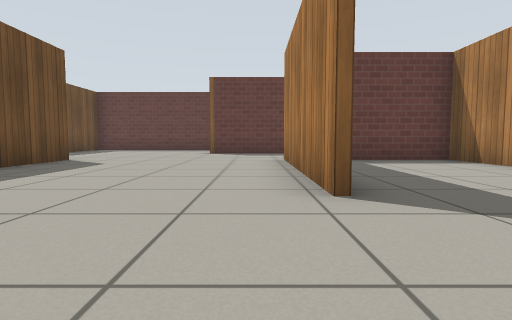
View 1 (above)

16 first-person views from a walk through a world built for the Gazebo simulator. The camera is 0.5 m above the floor, tilts 4° down and sees 80° across. The floor is counted in squares, 1 m on a side. Each view is taken from the middle of a square. On the plan, view 1 faces up. The plan holds only what a view shows up to about 9 squares ahead; the rest is blank. Gazebo's built-in surfaces are drawn with simple patterns.

View 2
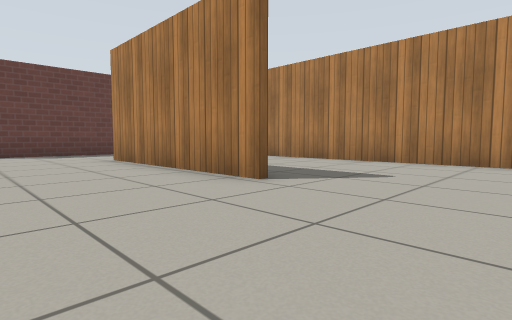

View 3
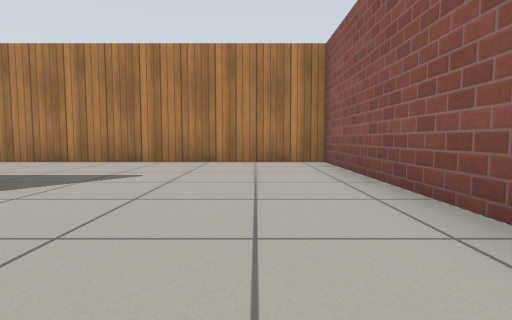

View 4
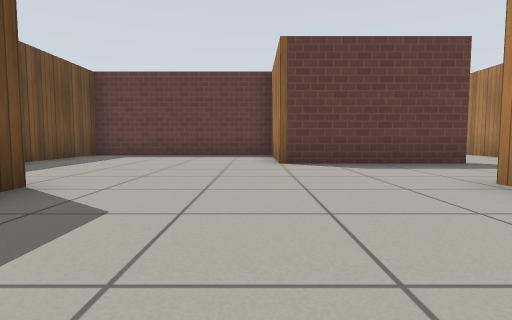

View 5
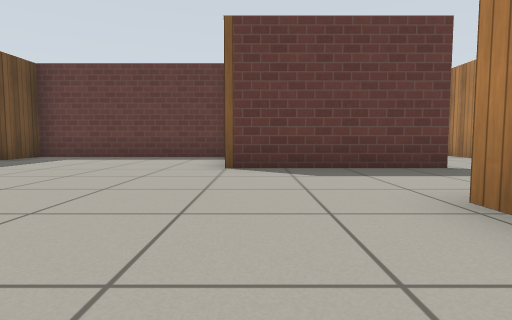

View 6
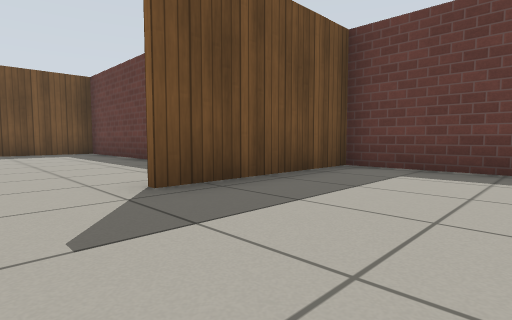

View 7
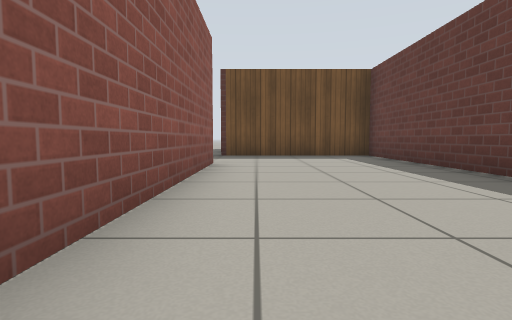

View 8
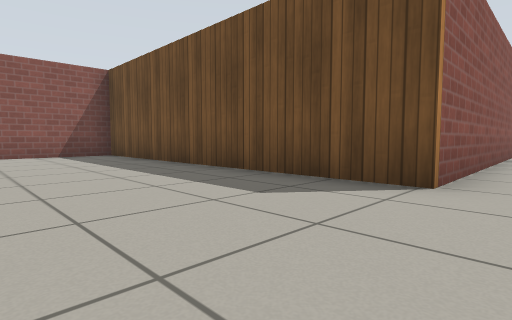

View 9
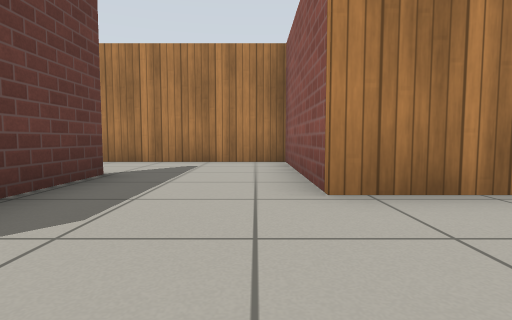

View 10
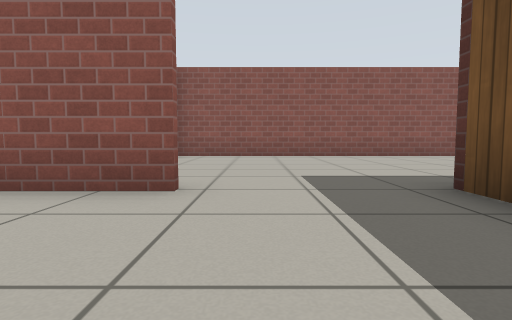

View 11
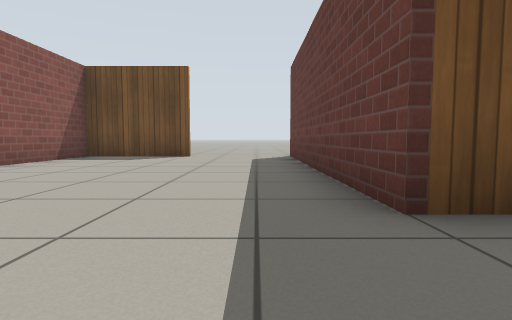

View 12
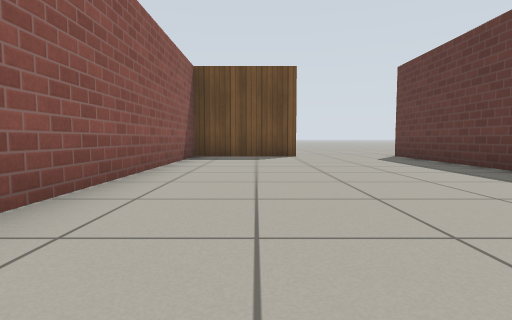

View 13
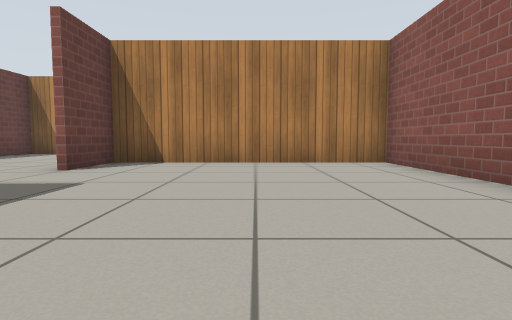

View 14
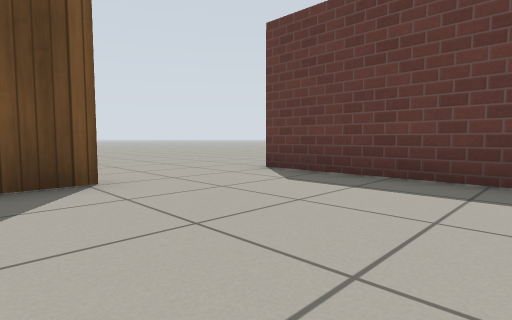

View 15
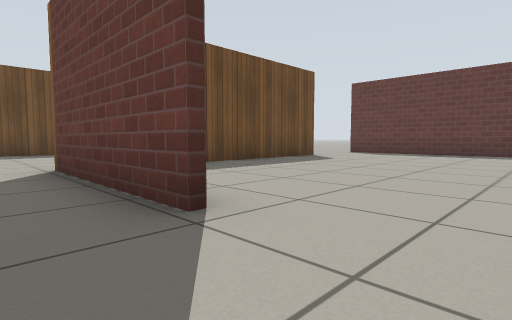

View 16
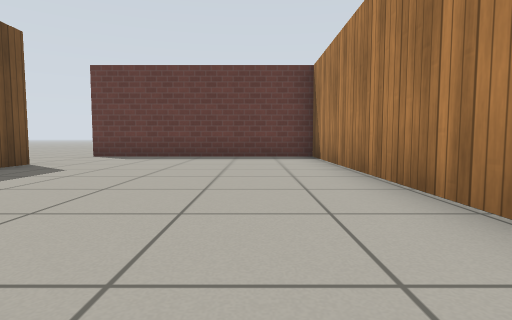

### Floor plan
Ten units are one square. View 1 is at (0, 0); x grows to the right and y downward. Boxes are objects, and circles mark ways between rooms. Rooms are numbered by the first view taken in them; rooms with no view inside come last. Other rooms are left out.
<svg viewBox="-230 -200 281 220">
<path fill="none" stroke="#000" d="M7 -25 7 -74 24 -74M23 -101 -15 -101 -15 -133 -69 -133 -69 -94M-79 -113 -84 -113M46 -72 22 -72M-99 -113 -150 -113 -150 -70M-122 -71 -44 -71 -44 15 46 15 46 -70M-150 -70 -217 -70M-216 -43 -216 -13 -106 -13 -106 -70 -122 -70M24 -74 46 -74M46 -70 46 -105M-14 -169 -14 -128M46 -105 46 -195 -16 -195"/>
<circle cx="-135" cy="-70" r="3" fill="#2a7"/>
<circle cx="15" cy="-85" r="3" fill="#2a7"/>
<circle cx="35" cy="-100" r="3" fill="#2a7"/>
<text x="-30" y="-60">1</text>
<text x="-170" y="-40">2</text>
<text x="30" y="-90">3</text>
<text x="20" y="-150">4</text>
</svg>
Room 1 opens to room 2. Room 1 opens to room 3. Room 3 opens to room 4.

Where each view was taken, in squares from view 1:
view 1: 0 up, 0 right, facing up
view 2: 0 up, 2 left, facing up-right
view 3: 0 up, 2 left, facing right
view 4: 4 up, 2 left, facing up
view 5: 5 up, 1 left, facing up
view 6: 8 up, 4 left, facing up-left
view 7: 8 up, 6 left, facing left
view 8: 8 up, 1 left, facing down-left
view 9: 8 up, 2 left, facing right
view 10: 10 up, 13 left, facing down
view 11: 6 up, 13 left, facing left
view 12: 3 up, 13 left, facing left
view 13: 4 up, 17 left, facing right
view 14: 3 up, 18 left, facing up-left
view 15: 9 up, 4 right, facing up-left
view 16: 11 up, 3 right, facing up
